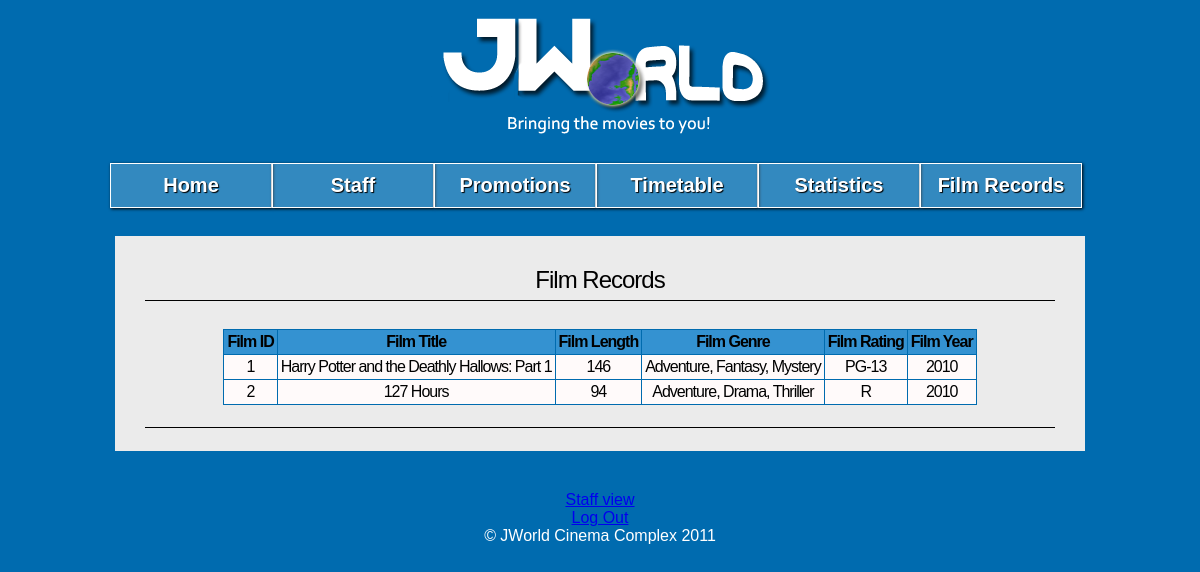
The page /admin.php?page=films-acs (signed in) on the database as committed earlier.
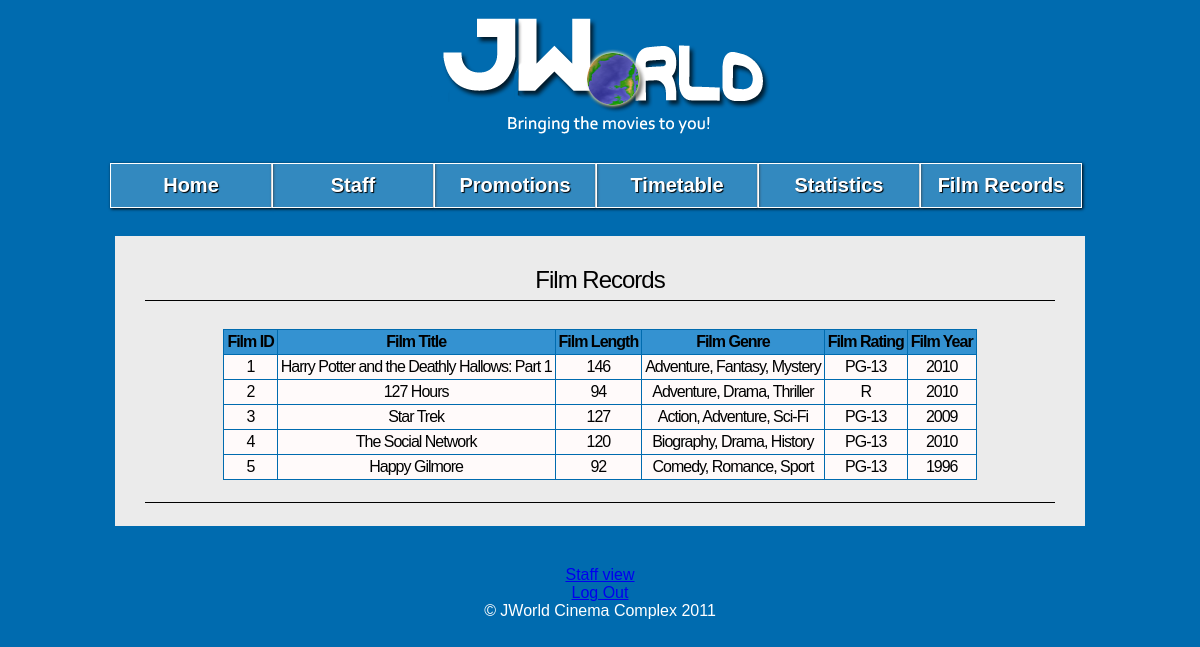
The same page on the database as committed later.
### tables this page shows
CREATE TABLE films (
	film_ID int(11) NOT NULL AUTO_INCREMENT,
	film_title varchar(255) NOT NULL,
	film_year char(4) NOT NULL,
	film_plot text(65535) NOT NULL,
	film_length int(11) NOT NULL,
	film_genre varchar(50) NOT NULL,
	film_rating varchar(5) NOT NULL,
	film_poster varchar(255) NOT NULL,
	imdb_id varchar(50) NOT NULL,
  PRIMARY KEY (film_ID)
);

### res/pages/admin/films-acs.php (the view, shortened to what this page needs)
<div id="body">
<h1>Film Records</h1><p>
<h3>
	<?php
	$query = mysql_query("SELECT * FROM films");
	echo "<table border='1' class=\"center\">
	<tr>
	<th>Film ID</th>
	<th>Film Title</th>
	<th>Film Length</th>
	<th>Film Genre</th>
	<th>Film Rating</th>
	<th>Film Year</th>
	</tr>";
	while($row = mysql_fetch_array($query))
	{
		echo "<tr>";
		echo "<td>" . $row['film_ID'] . "</td>";
		echo "<td>" . $row['film_title'] . "</td>";
		echo "<td>" . $row['film_length'] . "</td>";
		echo "<td>" . $row['film_genre'] . "</td>";
		echo "<td>" . $row['film_rating'] . "</td>";
		echo "<td>" . $row['film_year'] . "</td>";
		echo"</tr>";
	}
	echo "</table>";
	?>
</h3>
<h2></h2>
</div>

Rows that differ between the two databases and show on the page:
added films: film_ID "3", film_title "Star Trek", film_length "127", film_genre "Action, Adventure, Sci-Fi", film_rating "PG-13", film_year "2009"
added films: film_ID "4", film_title "The Social Network", film_length "120", film_genre "Biography, Drama, History", film_rating "PG-13", film_year "2010"
added films: film_ID "5", film_title "Happy Gilmore", film_length "92", film_genre "Comedy, Romance, Sport", film_rating "PG-13", film_year "1996"
